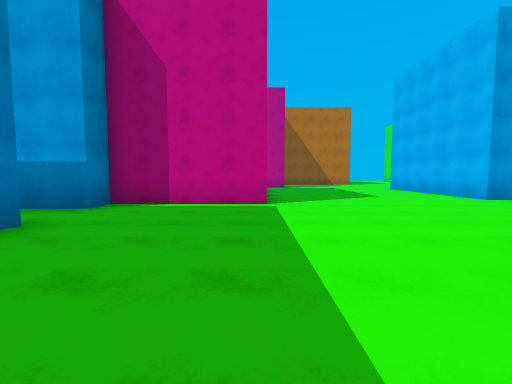
[1] (above)

22 first-person views from a walk through a scene from a Unity 3-D project. The camera is 1.4 m above the floor, tilts 4° down and sees 90° across. The floor is counted in squares, 2 m on a side. Each view is taken from the middle of a square. On the plan, view 1 faces up. The plan holds only what a view shows up to about 9 squares ahead; the rest is blank. The place goes on beyond the plan. The player is left out.

[2]
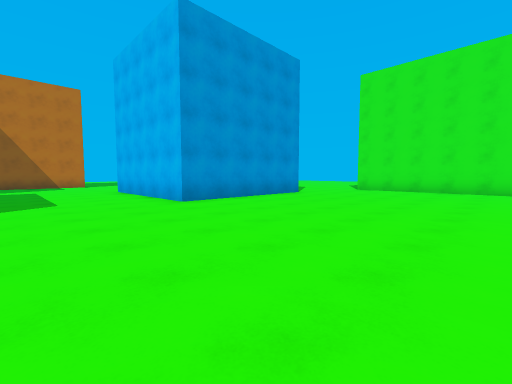

[3]
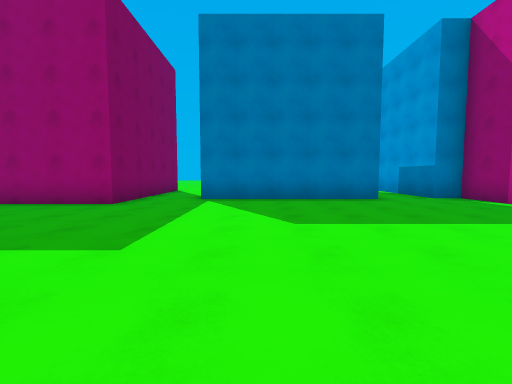

[4]
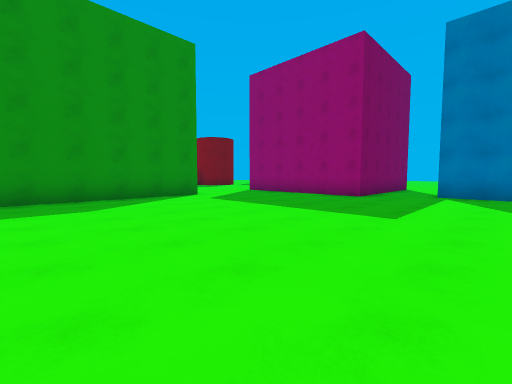

[5]
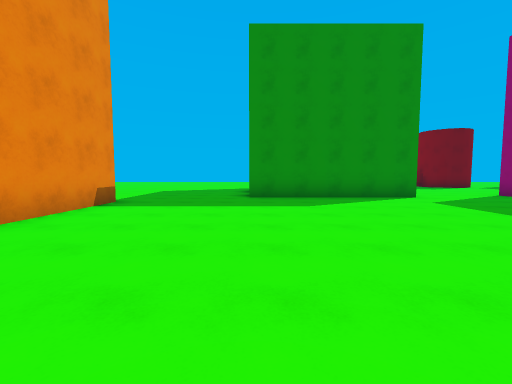

[6]
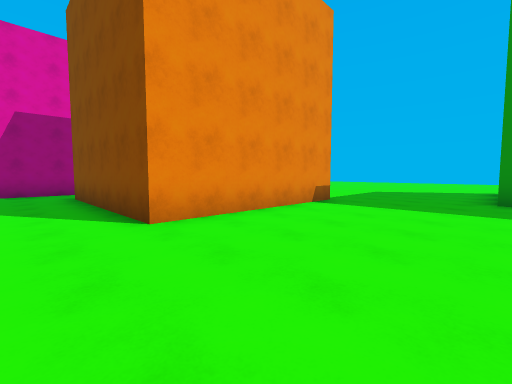

[7]
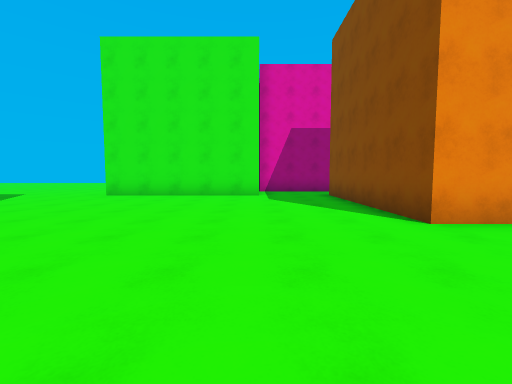

[8]
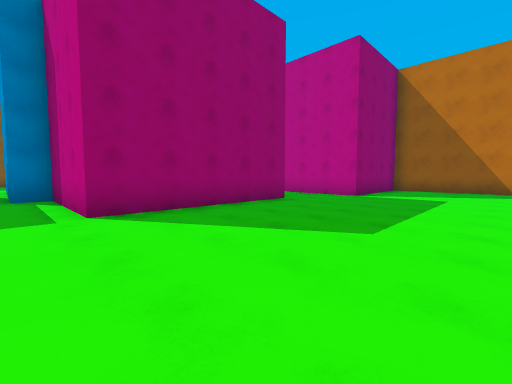

[9]
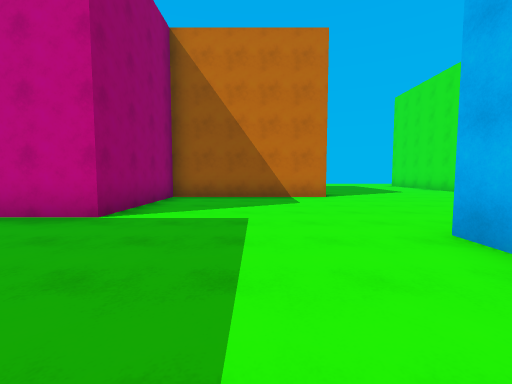

[10]
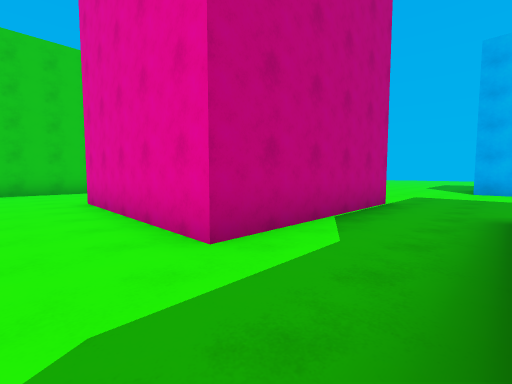

[11]
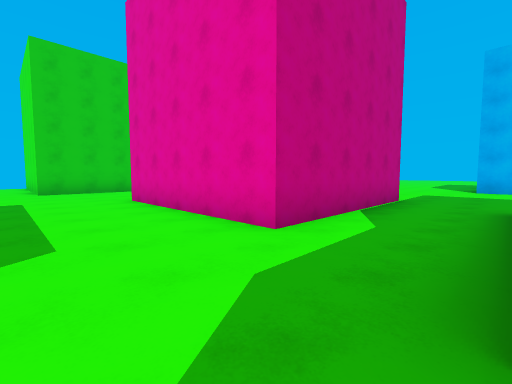

[12]
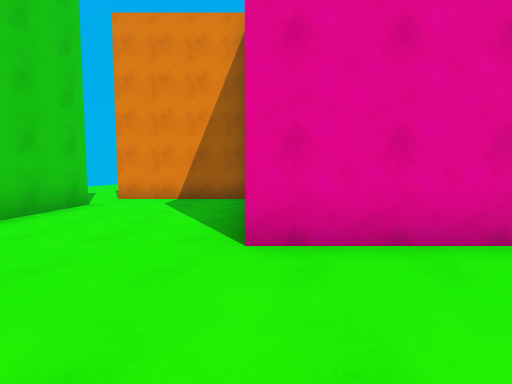

[13]
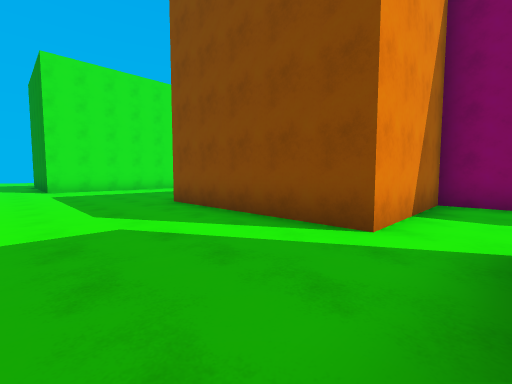

[14]
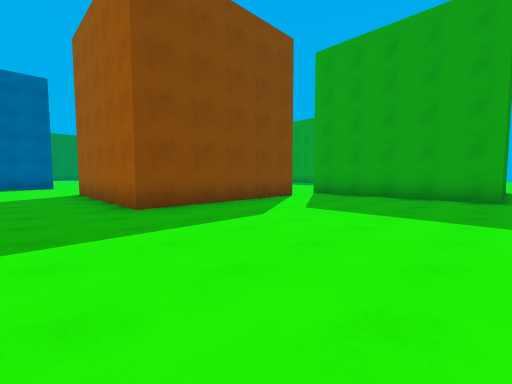

[15]
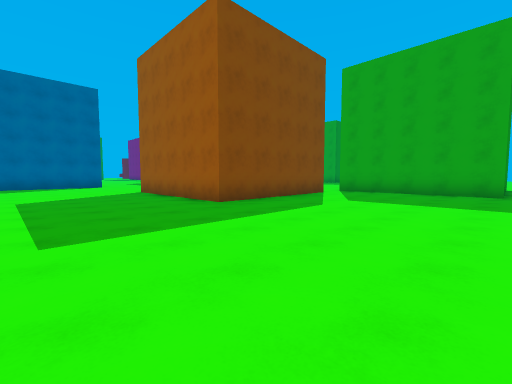

[16]
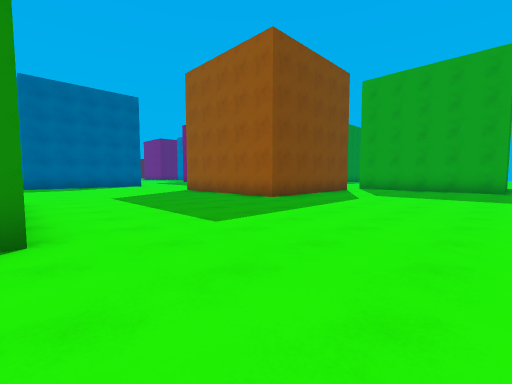

[17]
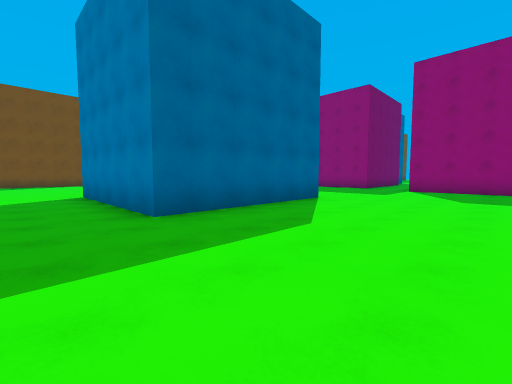

[18]
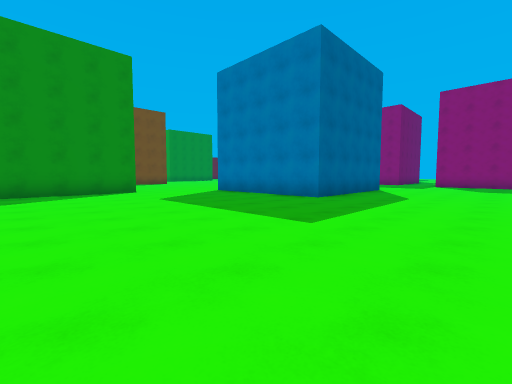

[19]
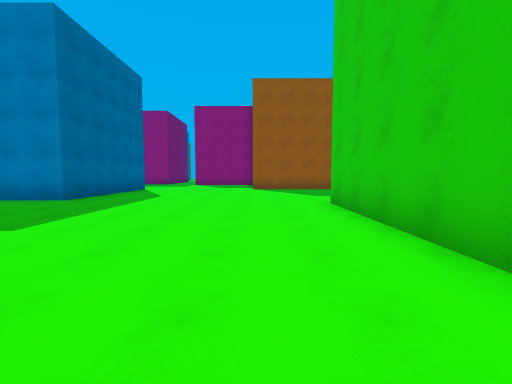

[20]
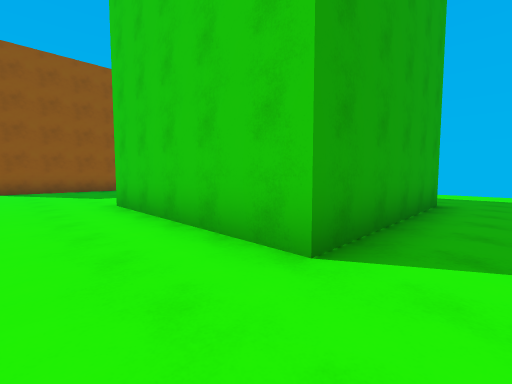

[21]
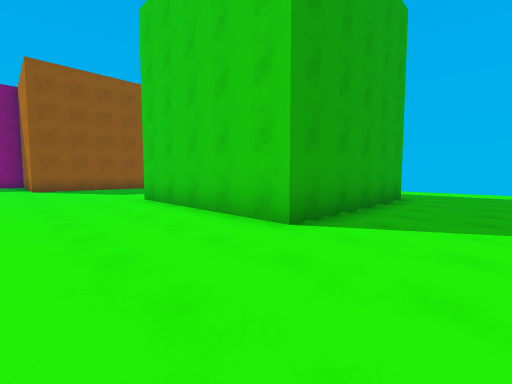

[22]
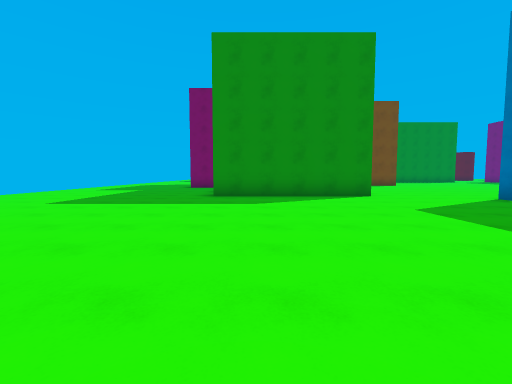

### Floor plan
Points are (right, up) in squares from view 1. A wall is a line through its corners. A room is listed if a view was taken in it or the views show most of it. See-through windows are left out.
Room 1 (views 1, 2, 3, 4, 5, 6, 7, 8, 9, 13, 14, 15, 16, 17, 18, 19, 20, 21, 22)
walls: (9.9, 6.9) (6.3, 6.9) (6.3, 11.9) (11.2, 11.9) (11.2, 6.9); (0.3, 11) (0.3, 6) (-3.4, 6) (-3.4, 5.2) (-6, 5.2); (-3.2, 3.5) (-3.2, -1.6); (14.4, 0.9) (14.4, 5.9) (19.4, 5.9); (1.1, 20.5) (1.1, 21.9) (6.1, 21.9) (6.1, 16.9) (1.5, 16.9) (1.5, 13.1) (-3.5, 13.1); (16.3, -1.9) (16.3, 0); (9.5, -6.5) (9.5, -1.5) (14.6, -1.5); (-5, -3.3) (-2, -3.3) (-2, -6); (1.1, -7.6) (6.2, -7.6); (16.9, 23.9) (16.9, 18.8) (11.8, 18.8); (-2, -7.9) (-2, -8.4); (-3.4, 26.9) (-0.2, 26.9) (-0.2, 22.4)
ways out: opening at (-3, 12) to room 2; opening at (0.5, 21.5) to room 2
Room 2 (views 10, 11, 12)
walls: (-3.5, 13.1) (-3.5, 18.1); (-0.1, 18.1) (1.1, 18.1) (1.1, 20.5); (-0.1, 21.8) (-5.1, 21.8)
ways out: opening at (-3, 12) to room 1; opening at (0.5, 21.5) to room 1; opening at (-6, 21)

Positions as (right, up) in squares from view 1, and headings:
1: (0, 0), facing up
2: (3, 1), facing up-right
3: (4, 0), facing left
4: (6, 0), facing down-left
5: (6, 0), facing down
6: (6, 0), facing down-right
7: (6, 1), facing right
8: (5, 5), facing up-left
9: (4, 9), facing up
10: (-5, 11), facing up-right
11: (-6, 11), facing up-right
12: (-6, 18), facing right
13: (0, 25), facing down-right
14: (8, 27), facing down-left
15: (10, 27), facing down-left
16: (12, 27), facing down-left
17: (13, 16), facing down-left
18: (18, 16), facing down-left
19: (18, 17), facing left
20: (18, 17), facing up-left
21: (19, 16), facing up-left
22: (18, 14), facing down
